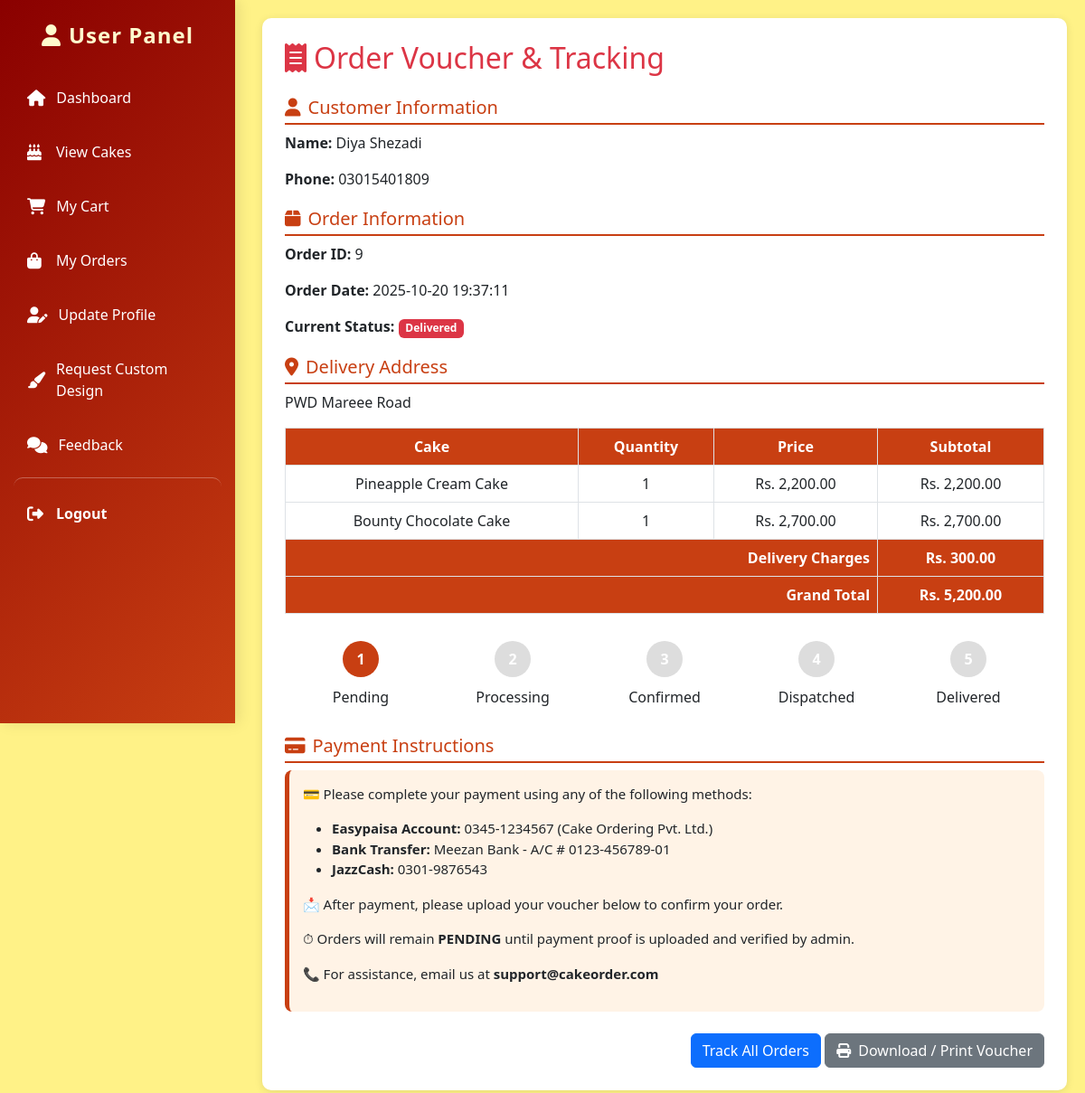
Page /track-order.php?id=9 (signed in) on the committed database.
### tables this page shows
CREATE TABLE `tbl_orders` (
  `order_id` int(11) NOT NULL,
  `user_id` int(11) NOT NULL,
  `customer_name` varchar(100) DEFAULT NULL,
  `address` text DEFAULT NULL,
  `phone` varchar(50) DEFAULT NULL,
  `total_price` decimal(10,2) DEFAULT NULL,
  `order_date` datetime DEFAULT NULL,
  `status` enum('Pending','Processing','Confirmed','Dispatched','Delivered','Rejected') DEFAULT 'Pending',
  `voucher` varchar(255) DEFAULT NULL,
  `dispatch_time` datetime DEFAULT NULL,
  `estimated_minutes` int(11) DEFAULT NULL,
  `reject_reason` text DEFAULT NULL,
  `expected_delivery_time` datetime DEFAULT NULL,
  `action_taken` varchar(50) DEFAULT NULL
);

CREATE TABLE `tbl_order_items` (
  `id` int(11) NOT NULL,
  `order_id` int(11) NOT NULL,
  `cake_id` int(11) NOT NULL,
  `quantity` int(11) DEFAULT NULL,
  `price` decimal(10,2) DEFAULT NULL
);

CREATE TABLE `tbl_cakes` (
  `cakeId` int(11) NOT NULL,
  `cakeName` varchar(100) NOT NULL,
  `cakePrice` decimal(10,2) NOT NULL,
  `cakePicture` varchar(255) NOT NULL,
  `category_id` int(11) DEFAULT NULL,
  `description` text DEFAULT NULL
);

### track-order.php (the view, shortened to what this page needs)
<?php
include '../dbconnection.php';
include 'sidebar.php';
$user_id = $_SESSION['user_id'];
$order_id = $_GET['id'] ?? 0;
$order_q = "SELECT * FROM tbl_orders WHERE order_id='$order_id' AND user_id='$user_id'";
$order = mysqli_fetch_assoc(mysqli_query($conn, $order_q));
$items_q = "SELECT c.cakeName, i.quantity, i.price
            FROM tbl_order_items i
            JOIN tbl_cakes c ON i.cake_id = c.cakeId
            WHERE i.order_id='$order_id'";
$items = mysqli_query($conn, $items_q);
?>
<!DOCTYPE html>
<html lang="en">
<head>
<link href="https://cdn.jsdelivr.net/npm/bootstrap@5.3.0/dist/css/bootstrap.min.css" rel="stylesheet">
</head>
<body>
<div class="main-content">
  <div class="voucher-box">
    <h2 class="text-danger mb-4"><i class="fa fa-receipt me-2"></i>Order Voucher & Tracking</h2>
    <div class="info-section">
      <h5><i class="fa fa-user me-2"></i>Customer Information</h5>
      <p><strong>Name:</strong> <?php echo $order['customer_name']; ?></p>
      <p><strong>Phone:</strong> <?php echo $order['phone']; ?></p>
    </div>
    <div class="info-section">
      <h5><i class="fa fa-box me-2"></i>Order Information</h5>
      <p><strong>Order ID:</strong> <?php echo $order['order_id']; ?></p>
      <p><strong>Order Date:</strong> <?php echo $order['order_date']; ?></p>
      <p><strong>Current Status:</strong> <span class="badge bg-danger"><?php echo ucfirst($order['status']); ?></span></p>
    </div>
    <div class="info-section">
      <h5><i class="fa fa-map-marker-alt me-2"></i>Delivery Address</h5>
      <p><?php echo nl2br(htmlspecialchars($order['address'])); ?></p>
    </div>
    <table class="table table-bordered mt-3">
      <thead>
        <tr><th>Cake</th><th>Quantity</th><th>Price</th><th>Subtotal</th></tr>
      </thead>
      <tbody>
        <?php
        $total = 0;
        while ($i = mysqli_fetch_assoc($items)) {
          $sub = $i['price'] * $i['quantity'];
          $total += $sub; ?>
          <tr>
            <td><?php echo htmlspecialchars($i['cakeName']); ?></td>
            <td><?php echo $i['quantity']; ?></td>
            <td>Rs. <?php echo number_format($i['price'], 2); ?></td>
            <td>Rs. <?php echo number_format($sub, 2); ?></td>
          </tr>
        <?php } ?>
      </tbody>
      <tfoot>
        <tr><th colspan="3" class="text-end">Delivery Charges</th><th>Rs. 300.00</th></tr>
        <tr><th colspan="3" class="text-end">Grand Total</th><th>Rs. <?php echo number_format($total + 300, 2); ?></th></tr>
      </tfoot>
    </table>
    <div class="status-bar">
      <?php
      $statuses = ["pending", "processing", "confirmed", "dispatched", "delivered"];
      $current = array_search($order['status'], $statuses);
      foreach ($statuses as $i => $status) {
        $active = ($i <= $current) ? 'active' : '';
        echo "<div class='status-step $active'><span>".ucfirst($status)."</span></div>";
      }
      ?>
    </div>
    <div class="info-section">
      <h5><i class="fa fa-credit-card me-2"></i>Payment Instructions</h5>
      <div class="payment-box">
        <p>💳 Please complete your payment using any of the following methods:</p>
        <ul>
          <li><strong>Easypaisa Account:</strong> 0345-1234567 (Cake Ordering Pvt. Ltd.)</li>
          <li><strong>Bank Transfer:</strong> Meezan Bank - A/C # 0123-456789-01</li>
          <li><strong>JazzCash:</strong> 0301-9876543</li>
        </ul>
        <p>📩 After payment, please upload your voucher below to confirm your order.</p>
        <p>⏱ Orders will remain <strong>PENDING</strong> until payment proof is uploaded and verified by admin.</p>
        <p>📞 For assistance, email us at <strong>support@cakeorder.com</strong></p>
      </div>
    </div>
    <div class="mt-4 text-end">
      <a href='my-orders.php' class="btn btn-primary">Track All Orders</a>
      <button onclick="window.print()" class="btn btn-secondary"><i class="fa fa-print me-1"></i> Download / Print Voucher</button>
    </div>
  </div>
</div>
</body>
</html>

### sidebar.php (style rules this page uses)
body { background: #FFF5E4; font-family: 'Segoe UI', Tahoma, Geneva, Verdana, sans-serif; }

### track-order.php (style rules this page uses)
body { background: #FFF287; font-family: 'Segoe UI'; }
.main-content { margin-left: 270px; padding: 20px; }
.voucher-box { background: white; border-radius: 10px; padding: 25px; box-shadow: 0 2px 10px rgba(0,0,0,0.1); }
.status-bar { display: flex; justify-content: space-between; margin: 30px 0; position: relative; counter-reset: step; }
.status-step { text-align: center; flex: 1; position: relative; }
.status-step::before { counter-increment: step; content: counter(step); width: 40px; height: 40px; line-height: 40px; display: block; background: #ddd; color: white; border-radius: 50%; margin: 0 auto 10px; font-weight: bold; }
.status-step.active::before { background: #C83F12; }
.status-step::after { content: ''; position: absolute; width: 100%; height: 4px; background: #ddd; top: 18px; left: -50%; z-index: -1; }
.status-step:first-child::after { content: none; }
.status-step.active + .status-step::after { background: #C83F12; }
.table th { background: #C83F12; color: white; text-align: center; }
.table td { text-align: center; vertical-align: middle; }
.info-section h5 { color: #C83F12; border-bottom: 2px solid #C83F12; padding-bottom: 5px; margin-top: 20px; }
.payment-box { background: #fff3e6; border-left: 5px solid #C83F12; padding: 15px; border-radius: 8px; font-size: 15px; }

### rows in the picture
tbl_orders: customer_name "Diya Shezadi", phone "03015401809", order_id "9", order_date "2025-10-20 19:37:11", status "Delivered", address "PWD Mareee Road"
tbl_order_items: cake.cakeName "Pineapple Cream Cake", quantity "1", price "2,200.00", sub "2,200.00"
tbl_order_items: cake.cakeName "Bounty Chocolate Cake", quantity "1", price "2,700.00", sub "2,700.00"

### other values in the picture
$total + 300 "5,200.00"
$status "Pending"
$status "Processing"
$status "Confirmed"
$status "Dispatched"
$status "Delivered"
